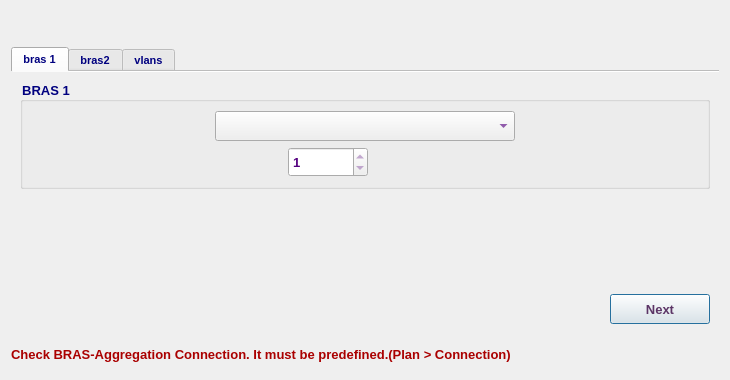
<?xml version="1.0" encoding="UTF-8"?>
<ui version="4.0">
 <class>MA5616SingleAggBrasPlanDialog</class>
 <widget class="QDialog" name="MA5616SingleAggBrasPlanDialog">
  <property name="geometry">
   <rect>
    <x>0</x>
    <y>0</y>
    <width>730</width>
    <height>380</height>
   </rect>
  </property>
  <property name="minimumSize">
   <size>
    <width>730</width>
    <height>380</height>
   </size>
  </property>
  <property name="maximumSize">
   <size>
    <width>731</width>
    <height>381</height>
   </size>
  </property>
  <property name="font">
   <font>
    <family>Tahoma</family>
    <pointsize>10</pointsize>
   </font>
  </property>
  <property name="windowTitle">
   <string>BRAS Plan</string>
  </property>
  <property name="windowIcon">
   <iconset resource="../../../../../image.qrc">
    <normaloff>:/Image/router.png</normaloff>:/Image/router.png</iconset>
  </property>
  <layout class="QVBoxLayout" name="verticalLayout_4">
   <item>
    <widget class="QLabel" name="dslamLbl">
     <property name="minimumSize">
      <size>
       <width>0</width>
       <height>30</height>
      </size>
     </property>
     <property name="maximumSize">
      <size>
       <width>16777215</width>
       <height>30</height>
      </size>
     </property>
     <property name="font">
      <font>
       <family>Tahoma</family>
       <pointsize>10</pointsize>
       <weight>75</weight>
       <bold>true</bold>
      </font>
     </property>
     <property name="styleSheet">
      <string notr="true">color: rgb(85, 0, 127);</string>
     </property>
     <property name="text">
      <string/>
     </property>
     <property name="alignment">
      <set>Qt::AlignCenter</set>
     </property>
    </widget>
   </item>
   <item>
    <widget class="QTabWidget" name="tabWidget">
     <property name="font">
      <font>
       <family>MS Shell Dlg 2</family>
       <pointsize>8</pointsize>
       <weight>75</weight>
       <bold>true</bold>
      </font>
     </property>
     <property name="styleSheet">
      <string notr="true">color: rgb(0, 0, 127);</string>
     </property>
     <property name="currentIndex">
      <number>0</number>
     </property>
     <property name="documentMode">
      <bool>true</bool>
     </property>
     <widget class="QWidget" name="bras1Tab">
      <attribute name="title">
       <string>bras 1</string>
      </attribute>
      <layout class="QVBoxLayout" name="verticalLayout_5">
       <item>
        <widget class="QGroupBox" name="groupBox">
         <property name="font">
          <font>
           <family>Tahoma</family>
           <pointsize>10</pointsize>
           <weight>75</weight>
           <bold>true</bold>
          </font>
         </property>
         <property name="title">
          <string>BRAS 1</string>
         </property>
         <layout class="QVBoxLayout" name="verticalLayout">
          <item>
           <layout class="QHBoxLayout" name="horizontalLayout">
            <item>
             <spacer name="horizontalSpacer">
              <property name="font">
               <font>
                <family>Tahoma</family>
                <pointsize>10</pointsize>
               </font>
              </property>
              <property name="orientation">
               <enum>Qt::Horizontal</enum>
              </property>
              <property name="sizeHint" stdset="0">
               <size>
                <width>40</width>
                <height>20</height>
               </size>
              </property>
             </spacer>
            </item>
            <item>
             <widget class="QComboBox" name="bras1CB">
              <property name="minimumSize">
               <size>
                <width>300</width>
                <height>30</height>
               </size>
              </property>
              <property name="maximumSize">
               <size>
                <width>300</width>
                <height>30</height>
               </size>
              </property>
              <property name="font">
               <font>
                <family>Tahoma</family>
                <pointsize>10</pointsize>
                <weight>75</weight>
                <bold>true</bold>
               </font>
              </property>
              <property name="styleSheet">
               <string notr="true">color: rgb(85, 0, 127);</string>
              </property>
             </widget>
            </item>
            <item>
             <spacer name="horizontalSpacer_2">
              <property name="font">
               <font>
                <family>Tahoma</family>
                <pointsize>10</pointsize>
               </font>
              </property>
              <property name="orientation">
               <enum>Qt::Horizontal</enum>
              </property>
              <property name="sizeHint" stdset="0">
               <size>
                <width>40</width>
                <height>20</height>
               </size>
              </property>
             </spacer>
            </item>
           </layout>
          </item>
          <item>
           <layout class="QHBoxLayout" name="horizontalLayout_3">
            <item>
             <widget class="QLabel" name="b1a1Lbl">
              <property name="sizePolicy">
               <sizepolicy hsizetype="Expanding" vsizetype="Expanding">
                <horstretch>0</horstretch>
                <verstretch>0</verstretch>
               </sizepolicy>
              </property>
              <property name="minimumSize">
               <size>
                <width>250</width>
                <height>30</height>
               </size>
              </property>
              <property name="maximumSize">
               <size>
                <width>250</width>
                <height>30</height>
               </size>
              </property>
              <property name="font">
               <font>
                <family>Tahoma</family>
                <pointsize>10</pointsize>
                <weight>75</weight>
                <bold>true</bold>
               </font>
              </property>
              <property name="text">
               <string/>
              </property>
              <property name="wordWrap">
               <bool>true</bool>
              </property>
             </widget>
            </item>
            <item>
             <widget class="QSpinBox" name="bras1Agg1EthSB">
              <property name="minimumSize">
               <size>
                <width>80</width>
                <height>30</height>
               </size>
              </property>
              <property name="maximumSize">
               <size>
                <width>80</width>
                <height>30</height>
               </size>
              </property>
              <property name="font">
               <font>
                <family>Tahoma</family>
                <pointsize>10</pointsize>
                <weight>75</weight>
                <bold>true</bold>
               </font>
              </property>
              <property name="styleSheet">
               <string notr="true">color: rgb(85, 0, 127);</string>
              </property>
              <property name="readOnly">
               <bool>true</bool>
              </property>
              <property name="minimum">
               <number>-1</number>
              </property>
              <property name="maximum">
               <number>1000</number>
              </property>
              <property name="value">
               <number>1</number>
              </property>
             </widget>
            </item>
            <item>
             <spacer name="horizontalSpacer_3">
              <property name="font">
               <font>
                <family>Tahoma</family>
                <pointsize>10</pointsize>
               </font>
              </property>
              <property name="orientation">
               <enum>Qt::Horizontal</enum>
              </property>
              <property name="sizeHint" stdset="0">
               <size>
                <width>40</width>
                <height>20</height>
               </size>
              </property>
             </spacer>
            </item>
           </layout>
          </item>
         </layout>
        </widget>
       </item>
       <item>
        <spacer name="verticalSpacer_3">
         <property name="orientation">
          <enum>Qt::Vertical</enum>
         </property>
         <property name="sizeHint" stdset="0">
          <size>
           <width>20</width>
           <height>40</height>
          </size>
         </property>
        </spacer>
       </item>
       <item>
        <layout class="QHBoxLayout" name="horizontalLayout_14">
         <item>
          <spacer name="horizontalSpacer_12">
           <property name="font">
            <font>
             <family>Tahoma</family>
             <pointsize>10</pointsize>
            </font>
           </property>
           <property name="orientation">
            <enum>Qt::Horizontal</enum>
           </property>
           <property name="sizeHint" stdset="0">
            <size>
             <width>40</width>
             <height>20</height>
            </size>
           </property>
          </spacer>
         </item>
         <item>
          <widget class="QPushButton" name="next1Btn">
           <property name="enabled">
            <bool>true</bool>
           </property>
           <property name="sizePolicy">
            <sizepolicy hsizetype="Preferred" vsizetype="Preferred">
             <horstretch>0</horstretch>
             <verstretch>0</verstretch>
            </sizepolicy>
           </property>
           <property name="minimumSize">
            <size>
             <width>100</width>
             <height>30</height>
            </size>
           </property>
           <property name="maximumSize">
            <size>
             <width>200</width>
             <height>30</height>
            </size>
           </property>
           <property name="font">
            <font>
             <family>Tahoma</family>
             <pointsize>10</pointsize>
             <weight>75</weight>
             <bold>true</bold>
            </font>
           </property>
           <property name="styleSheet">
            <string notr="true">color: rgb(92, 53, 102);</string>
           </property>
           <property name="text">
            <string>Next</string>
           </property>
           <property name="icon">
            <iconset resource="../../../../../image.qrc">
             <normaloff>:/Image/next.png</normaloff>:/Image/next.png</iconset>
           </property>
           <property name="iconSize">
            <size>
             <width>20</width>
             <height>20</height>
            </size>
           </property>
          </widget>
         </item>
        </layout>
       </item>
      </layout>
     </widget>
     <widget class="QWidget" name="bras2Tab">
      <attribute name="title">
       <string>bras2</string>
      </attribute>
      <layout class="QVBoxLayout" name="verticalLayout_6">
       <item>
        <widget class="QCheckBox" name="bras2EnCB">
         <property name="font">
          <font>
           <family>Tahoma</family>
           <pointsize>10</pointsize>
           <weight>75</weight>
           <bold>true</bold>
          </font>
         </property>
         <property name="styleSheet">
          <string notr="true">color: rgb(170, 0, 0);</string>
         </property>
         <property name="text">
          <string>BRAS2 Enabel</string>
         </property>
         <property name="checked">
          <bool>true</bool>
         </property>
        </widget>
       </item>
       <item>
        <widget class="QGroupBox" name="bras2GB">
         <property name="font">
          <font>
           <family>Tahoma</family>
           <pointsize>10</pointsize>
           <weight>75</weight>
           <bold>true</bold>
          </font>
         </property>
         <property name="title">
          <string>BRAS 2</string>
         </property>
         <layout class="QVBoxLayout" name="verticalLayout_2">
          <item>
           <layout class="QHBoxLayout" name="horizontalLayout_4">
            <item>
             <spacer name="horizontalSpacer_5">
              <property name="font">
               <font>
                <family>Tahoma</family>
                <pointsize>10</pointsize>
               </font>
              </property>
              <property name="orientation">
               <enum>Qt::Horizontal</enum>
              </property>
              <property name="sizeHint" stdset="0">
               <size>
                <width>40</width>
                <height>20</height>
               </size>
              </property>
             </spacer>
            </item>
            <item>
             <widget class="QComboBox" name="bras2CB">
              <property name="minimumSize">
               <size>
                <width>300</width>
                <height>30</height>
               </size>
              </property>
              <property name="maximumSize">
               <size>
                <width>300</width>
                <height>30</height>
               </size>
              </property>
              <property name="font">
               <font>
                <family>Tahoma</family>
                <pointsize>10</pointsize>
                <weight>75</weight>
                <bold>true</bold>
               </font>
              </property>
              <property name="styleSheet">
               <string notr="true">color: rgb(85, 0, 127);</string>
              </property>
             </widget>
            </item>
            <item>
             <spacer name="horizontalSpacer_6">
              <property name="font">
               <font>
                <family>Tahoma</family>
                <pointsize>10</pointsize>
               </font>
              </property>
              <property name="orientation">
               <enum>Qt::Horizontal</enum>
              </property>
              <property name="sizeHint" stdset="0">
               <size>
                <width>40</width>
                <height>20</height>
               </size>
              </property>
             </spacer>
            </item>
           </layout>
          </item>
          <item>
           <layout class="QHBoxLayout" name="horizontalLayout_5">
            <item>
             <widget class="QLabel" name="b2a1Lbl">
              <property name="sizePolicy">
               <sizepolicy hsizetype="Expanding" vsizetype="Expanding">
                <horstretch>0</horstretch>
                <verstretch>0</verstretch>
               </sizepolicy>
              </property>
              <property name="minimumSize">
               <size>
                <width>250</width>
                <height>30</height>
               </size>
              </property>
              <property name="maximumSize">
               <size>
                <width>250</width>
                <height>30</height>
               </size>
              </property>
              <property name="font">
               <font>
                <family>Tahoma</family>
                <pointsize>10</pointsize>
                <weight>75</weight>
                <bold>true</bold>
               </font>
              </property>
              <property name="styleSheet">
               <string notr="true">color: rgb(0, 0, 127);</string>
              </property>
              <property name="text">
               <string/>
              </property>
              <property name="wordWrap">
               <bool>true</bool>
              </property>
             </widget>
            </item>
            <item>
             <widget class="QSpinBox" name="bras2Agg1EthSB">
              <property name="minimumSize">
               <size>
                <width>80</width>
                <height>30</height>
               </size>
              </property>
              <property name="maximumSize">
               <size>
                <width>80</width>
                <height>30</height>
               </size>
              </property>
              <property name="font">
               <font>
                <family>Tahoma</family>
                <pointsize>10</pointsize>
                <weight>75</weight>
                <bold>true</bold>
               </font>
              </property>
              <property name="styleSheet">
               <string notr="true">color: rgb(85, 0, 127);</string>
              </property>
              <property name="readOnly">
               <bool>true</bool>
              </property>
              <property name="minimum">
               <number>-1</number>
              </property>
              <property name="maximum">
               <number>1000</number>
              </property>
              <property name="value">
               <number>1</number>
              </property>
             </widget>
            </item>
            <item>
             <spacer name="horizontalSpacer_7">
              <property name="font">
               <font>
                <family>Tahoma</family>
                <pointsize>10</pointsize>
               </font>
              </property>
              <property name="orientation">
               <enum>Qt::Horizontal</enum>
              </property>
              <property name="sizeHint" stdset="0">
               <size>
                <width>40</width>
                <height>20</height>
               </size>
              </property>
             </spacer>
            </item>
           </layout>
          </item>
         </layout>
        </widget>
       </item>
       <item>
        <spacer name="verticalSpacer_2">
         <property name="orientation">
          <enum>Qt::Vertical</enum>
         </property>
         <property name="sizeHint" stdset="0">
          <size>
           <width>20</width>
           <height>40</height>
          </size>
         </property>
        </spacer>
       </item>
       <item>
        <layout class="QHBoxLayout" name="horizontalLayout_13">
         <item>
          <widget class="QPushButton" name="back2Btn">
           <property name="sizePolicy">
            <sizepolicy hsizetype="Preferred" vsizetype="Preferred">
             <horstretch>0</horstretch>
             <verstretch>0</verstretch>
            </sizepolicy>
           </property>
           <property name="minimumSize">
            <size>
             <width>100</width>
             <height>30</height>
            </size>
           </property>
           <property name="maximumSize">
            <size>
             <width>200</width>
             <height>30</height>
            </size>
           </property>
           <property name="font">
            <font>
             <family>Tahoma</family>
             <pointsize>10</pointsize>
             <weight>75</weight>
             <bold>true</bold>
            </font>
           </property>
           <property name="styleSheet">
            <string notr="true">color: rgb(92, 53, 102);</string>
           </property>
           <property name="text">
            <string>Back</string>
           </property>
           <property name="icon">
            <iconset resource="../../../../../image.qrc">
             <normaloff>:/Image/back.png</normaloff>:/Image/back.png</iconset>
           </property>
          </widget>
         </item>
         <item>
          <spacer name="horizontalSpacer_11">
           <property name="font">
            <font>
             <family>Tahoma</family>
             <pointsize>10</pointsize>
            </font>
           </property>
           <property name="orientation">
            <enum>Qt::Horizontal</enum>
           </property>
           <property name="sizeHint" stdset="0">
            <size>
             <width>40</width>
             <height>20</height>
            </size>
           </property>
          </spacer>
         </item>
         <item>
          <widget class="QPushButton" name="next2Btn">
           <property name="enabled">
            <bool>true</bool>
           </property>
           <property name="sizePolicy">
            <sizepolicy hsizetype="Preferred" vsizetype="Preferred">
             <horstretch>0</horstretch>
             <verstretch>0</verstretch>
            </sizepolicy>
           </property>
           <property name="minimumSize">
            <size>
             <width>100</width>
             <height>30</height>
            </size>
           </property>
           <property name="maximumSize">
            <size>
             <width>200</width>
             <height>30</height>
            </size>
           </property>
           <property name="font">
            <font>
             <family>Tahoma</family>
             <pointsize>10</pointsize>
             <weight>75</weight>
             <bold>true</bold>
            </font>
           </property>
           <property name="styleSheet">
            <string notr="true">color: rgb(92, 53, 102);</string>
           </property>
           <property name="text">
            <string>Next</string>
           </property>
           <property name="icon">
            <iconset resource="../../../../../image.qrc">
             <normaloff>:/Image/next.png</normaloff>:/Image/next.png</iconset>
           </property>
           <property name="iconSize">
            <size>
             <width>20</width>
             <height>20</height>
            </size>
           </property>
          </widget>
         </item>
        </layout>
       </item>
      </layout>
     </widget>
     <widget class="QWidget" name="vlanTab">
      <attribute name="title">
       <string>vlans</string>
      </attribute>
      <layout class="QVBoxLayout" name="verticalLayout_7">
       <item>
        <widget class="QGroupBox" name="groupBox_3">
         <property name="font">
          <font>
           <family>Tahoma</family>
           <pointsize>10</pointsize>
           <weight>75</weight>
           <bold>true</bold>
          </font>
         </property>
         <property name="styleSheet">
          <string notr="true">color: rgb(0, 0, 127);</string>
         </property>
         <property name="title">
          <string>VLANs</string>
         </property>
         <layout class="QVBoxLayout" name="verticalLayout_3">
          <item>
           <layout class="QHBoxLayout" name="horizontalLayout_8">
            <item>
             <widget class="QLabel" name="label_5">
              <property name="minimumSize">
               <size>
                <width>60</width>
                <height>30</height>
               </size>
              </property>
              <property name="maximumSize">
               <size>
                <width>60</width>
                <height>30</height>
               </size>
              </property>
              <property name="font">
               <font>
                <family>Tahoma</family>
                <pointsize>10</pointsize>
                <weight>75</weight>
                <bold>true</bold>
               </font>
              </property>
              <property name="styleSheet">
               <string notr="true">color: rgb(0, 0, 127);</string>
              </property>
              <property name="text">
               <string>VLAN</string>
              </property>
             </widget>
            </item>
            <item>
             <widget class="QComboBox" name="vlan500CB">
              <property name="minimumSize">
               <size>
                <width>100</width>
                <height>30</height>
               </size>
              </property>
              <property name="maximumSize">
               <size>
                <width>100</width>
                <height>30</height>
               </size>
              </property>
              <property name="font">
               <font>
                <family>Tahoma</family>
                <pointsize>10</pointsize>
                <weight>75</weight>
                <bold>true</bold>
               </font>
              </property>
              <property name="styleSheet">
               <string notr="true">color: rgb(85, 0, 127);</string>
              </property>
             </widget>
            </item>
            <item>
             <widget class="QLineEdit" name="v500DescLE">
              <property name="sizePolicy">
               <sizepolicy hsizetype="Maximum" vsizetype="Preferred">
                <horstretch>0</horstretch>
                <verstretch>0</verstretch>
               </sizepolicy>
              </property>
              <property name="minimumSize">
               <size>
                <width>300</width>
                <height>30</height>
               </size>
              </property>
              <property name="maximumSize">
               <size>
                <width>8000</width>
                <height>30</height>
               </size>
              </property>
              <property name="font">
               <font>
                <family>Tahoma</family>
                <pointsize>10</pointsize>
                <weight>75</weight>
                <bold>true</bold>
               </font>
              </property>
              <property name="styleSheet">
               <string notr="true">color: rgb(85, 0, 127);</string>
              </property>
              <property name="readOnly">
               <bool>true</bool>
              </property>
              <property name="placeholderText">
               <string>NN-S9303-Agg#-PPPOE-VLAN5XX-EQ-T-P-SN</string>
              </property>
             </widget>
            </item>
           </layout>
          </item>
          <item>
           <layout class="QHBoxLayout" name="horizontalLayout_9">
            <item>
             <widget class="QLabel" name="label_6">
              <property name="minimumSize">
               <size>
                <width>60</width>
                <height>30</height>
               </size>
              </property>
              <property name="maximumSize">
               <size>
                <width>60</width>
                <height>30</height>
               </size>
              </property>
              <property name="font">
               <font>
                <family>Tahoma</family>
                <pointsize>10</pointsize>
                <weight>75</weight>
                <bold>true</bold>
               </font>
              </property>
              <property name="styleSheet">
               <string notr="true">color: rgb(0, 0, 127);</string>
              </property>
              <property name="text">
               <string>VLAN</string>
              </property>
             </widget>
            </item>
            <item>
             <widget class="QComboBox" name="vlan600CB">
              <property name="minimumSize">
               <size>
                <width>100</width>
                <height>30</height>
               </size>
              </property>
              <property name="maximumSize">
               <size>
                <width>100</width>
                <height>30</height>
               </size>
              </property>
              <property name="font">
               <font>
                <family>Tahoma</family>
                <pointsize>10</pointsize>
                <weight>75</weight>
                <bold>true</bold>
               </font>
              </property>
              <property name="styleSheet">
               <string notr="true">color: rgb(85, 0, 127);</string>
              </property>
             </widget>
            </item>
            <item>
             <widget class="QLineEdit" name="v600DescLE">
              <property name="sizePolicy">
               <sizepolicy hsizetype="Expanding" vsizetype="Preferred">
                <horstretch>0</horstretch>
                <verstretch>0</verstretch>
               </sizepolicy>
              </property>
              <property name="minimumSize">
               <size>
                <width>300</width>
                <height>30</height>
               </size>
              </property>
              <property name="maximumSize">
               <size>
                <width>8000</width>
                <height>30</height>
               </size>
              </property>
              <property name="font">
               <font>
                <family>Tahoma</family>
                <pointsize>10</pointsize>
                <weight>75</weight>
                <bold>true</bold>
               </font>
              </property>
              <property name="styleSheet">
               <string notr="true">color: rgb(85, 0, 127);</string>
              </property>
              <property name="readOnly">
               <bool>true</bool>
              </property>
              <property name="placeholderText">
               <string>NN-S9303-Agg#-PPPOE-VLAN5XX-EQ-T-P-SN</string>
              </property>
             </widget>
            </item>
           </layout>
          </item>
          <item>
           <layout class="QHBoxLayout" name="horizontalLayout_10">
            <item>
             <widget class="QLabel" name="label_7">
              <property name="minimumSize">
               <size>
                <width>60</width>
                <height>30</height>
               </size>
              </property>
              <property name="maximumSize">
               <size>
                <width>60</width>
                <height>30</height>
               </size>
              </property>
              <property name="font">
               <font>
                <family>Tahoma</family>
                <pointsize>10</pointsize>
                <weight>75</weight>
                <bold>true</bold>
               </font>
              </property>
              <property name="styleSheet">
               <string notr="true">color: rgb(0, 0, 127);</string>
              </property>
              <property name="text">
               <string>VLAN</string>
              </property>
             </widget>
            </item>
            <item>
             <widget class="QComboBox" name="vlan700CB">
              <property name="minimumSize">
               <size>
                <width>100</width>
                <height>30</height>
               </size>
              </property>
              <property name="maximumSize">
               <size>
                <width>100</width>
                <height>30</height>
               </size>
              </property>
              <property name="font">
               <font>
                <family>Tahoma</family>
                <pointsize>10</pointsize>
                <weight>75</weight>
                <bold>true</bold>
               </font>
              </property>
              <property name="styleSheet">
               <string notr="true">color: rgb(85, 0, 127);</string>
              </property>
             </widget>
            </item>
            <item>
             <widget class="QLineEdit" name="v700DescLE">
              <property name="sizePolicy">
               <sizepolicy hsizetype="Expanding" vsizetype="Preferred">
                <horstretch>0</horstretch>
                <verstretch>0</verstretch>
               </sizepolicy>
              </property>
              <property name="minimumSize">
               <size>
                <width>300</width>
                <height>30</height>
               </size>
              </property>
              <property name="maximumSize">
               <size>
                <width>8000</width>
                <height>30</height>
               </size>
              </property>
              <property name="font">
               <font>
                <family>Tahoma</family>
                <pointsize>10</pointsize>
                <weight>75</weight>
                <bold>true</bold>
               </font>
              </property>
              <property name="styleSheet">
               <string notr="true">color: rgb(85, 0, 127);</string>
              </property>
              <property name="readOnly">
               <bool>true</bool>
              </property>
              <property name="placeholderText">
               <string>NN-S9303-Agg#-PPPOE-VLAN5XX-EQ-T-P-SN</string>
              </property>
             </widget>
            </item>
           </layout>
          </item>
          <item>
           <layout class="QHBoxLayout" name="horizontalLayout_11">
            <item>
             <widget class="QLabel" name="label_8">
              <property name="minimumSize">
               <size>
                <width>60</width>
                <height>30</height>
               </size>
              </property>
              <property name="maximumSize">
               <size>
                <width>60</width>
                <height>30</height>
               </size>
              </property>
              <property name="font">
               <font>
                <family>Tahoma</family>
                <pointsize>10</pointsize>
                <weight>75</weight>
                <bold>true</bold>
               </font>
              </property>
              <property name="styleSheet">
               <string notr="true">color: rgb(0, 0, 127);</string>
              </property>
              <property name="text">
               <string>VLAN</string>
              </property>
             </widget>
            </item>
            <item>
             <widget class="QComboBox" name="vlan800CB">
              <property name="minimumSize">
               <size>
                <width>100</width>
                <height>30</height>
               </size>
              </property>
              <property name="maximumSize">
               <size>
                <width>100</width>
                <height>30</height>
               </size>
              </property>
              <property name="font">
               <font>
                <family>Tahoma</family>
                <pointsize>10</pointsize>
                <weight>75</weight>
                <bold>true</bold>
               </font>
              </property>
              <property name="styleSheet">
               <string notr="true">color: rgb(85, 0, 127);</string>
              </property>
             </widget>
            </item>
            <item>
             <widget class="QLineEdit" name="v800DescLE">
              <property name="sizePolicy">
               <sizepolicy hsizetype="Expanding" vsizetype="Preferred">
                <horstretch>0</horstretch>
                <verstretch>0</verstretch>
               </sizepolicy>
              </property>
              <property name="minimumSize">
               <size>
                <width>300</width>
                <height>30</height>
               </size>
              </property>
              <property name="maximumSize">
               <size>
                <width>8000</width>
                <height>30</height>
               </size>
              </property>
              <property name="font">
               <font>
                <family>Tahoma</family>
                <pointsize>10</pointsize>
                <weight>75</weight>
                <bold>true</bold>
               </font>
              </property>
              <property name="styleSheet">
               <string notr="true">color: rgb(85, 0, 127);</string>
              </property>
              <property name="readOnly">
               <bool>true</bool>
              </property>
              <property name="placeholderText">
               <string>NN-S9303-Agg#-PPPOE-VLAN5XX-EQ-T-P-SN</string>
              </property>
             </widget>
            </item>
           </layout>
          </item>
         </layout>
        </widget>
       </item>
       <item>
        <spacer name="verticalSpacer">
         <property name="orientation">
          <enum>Qt::Vertical</enum>
         </property>
         <property name="sizeHint" stdset="0">
          <size>
           <width>20</width>
           <height>40</height>
          </size>
         </property>
        </spacer>
       </item>
       <item>
        <layout class="QHBoxLayout" name="horizontalLayout_7">
         <item>
          <widget class="QPushButton" name="vlanBackBtn">
           <property name="sizePolicy">
            <sizepolicy hsizetype="Preferred" vsizetype="Preferred">
             <horstretch>0</horstretch>
             <verstretch>0</verstretch>
            </sizepolicy>
           </property>
           <property name="minimumSize">
            <size>
             <width>0</width>
             <height>30</height>
            </size>
           </property>
           <property name="maximumSize">
            <size>
             <width>250</width>
             <height>30</height>
            </size>
           </property>
           <property name="font">
            <font>
             <family>Tahoma</family>
             <pointsize>10</pointsize>
             <weight>75</weight>
             <bold>true</bold>
            </font>
           </property>
           <property name="styleSheet">
            <string notr="true">color: rgb(92, 53, 102);</string>
           </property>
           <property name="text">
            <string>Back</string>
           </property>
           <property name="icon">
            <iconset resource="../../../../../image.qrc">
             <normaloff>:/Image/back.png</normaloff>:/Image/back.png</iconset>
           </property>
          </widget>
         </item>
         <item>
          <spacer name="horizontalSpacer_9">
           <property name="font">
            <font>
             <family>Tahoma</family>
             <pointsize>10</pointsize>
            </font>
           </property>
           <property name="orientation">
            <enum>Qt::Horizontal</enum>
           </property>
           <property name="sizeHint" stdset="0">
            <size>
             <width>40</width>
             <height>20</height>
            </size>
           </property>
          </spacer>
         </item>
         <item>
          <widget class="QPushButton" name="okBtn">
           <property name="enabled">
            <bool>false</bool>
           </property>
           <property name="sizePolicy">
            <sizepolicy hsizetype="Preferred" vsizetype="Preferred">
             <horstretch>0</horstretch>
             <verstretch>0</verstretch>
            </sizepolicy>
           </property>
           <property name="minimumSize">
            <size>
             <width>100</width>
             <height>30</height>
            </size>
           </property>
           <property name="maximumSize">
            <size>
             <width>250</width>
             <height>30</height>
            </size>
           </property>
           <property name="font">
            <font>
             <family>Tahoma</family>
             <pointsize>10</pointsize>
             <weight>75</weight>
             <bold>true</bold>
            </font>
           </property>
           <property name="styleSheet">
            <string notr="true">color: rgb(92, 53, 102);</string>
           </property>
           <property name="text">
            <string>Confirm</string>
           </property>
           <property name="icon">
            <iconset resource="../../../../../image.qrc">
             <normaloff>:/Image/plan.png</normaloff>:/Image/plan.png</iconset>
           </property>
           <property name="iconSize">
            <size>
             <width>20</width>
             <height>20</height>
            </size>
           </property>
          </widget>
         </item>
        </layout>
       </item>
      </layout>
     </widget>
    </widget>
   </item>
   <item>
    <widget class="QLabel" name="infoLbl">
     <property name="minimumSize">
      <size>
       <width>0</width>
       <height>30</height>
      </size>
     </property>
     <property name="maximumSize">
      <size>
       <width>16777215</width>
       <height>30</height>
      </size>
     </property>
     <property name="font">
      <font>
       <family>Tahoma</family>
       <pointsize>10</pointsize>
       <weight>75</weight>
       <bold>true</bold>
      </font>
     </property>
     <property name="styleSheet">
      <string notr="true">color: rgb(170, 0, 0);</string>
     </property>
     <property name="text">
      <string>Check BRAS-Aggregation Connection. It must be predefined.(Plan &gt; Connection)</string>
     </property>
    </widget>
   </item>
  </layout>
 </widget>
 <tabstops>
  <tabstop>bras1CB</tabstop>
  <tabstop>bras1Agg1EthSB</tabstop>
  <tabstop>bras2CB</tabstop>
  <tabstop>bras2Agg1EthSB</tabstop>
  <tabstop>vlan500CB</tabstop>
  <tabstop>v500DescLE</tabstop>
  <tabstop>vlan600CB</tabstop>
  <tabstop>v600DescLE</tabstop>
  <tabstop>vlan700CB</tabstop>
  <tabstop>v700DescLE</tabstop>
  <tabstop>vlan800CB</tabstop>
  <tabstop>v800DescLE</tabstop>
  <tabstop>okBtn</tabstop>
 </tabstops>
 <resources>
  <include location="../../../../../image.qrc"/>
 </resources>
 <connections/>
</ui>
